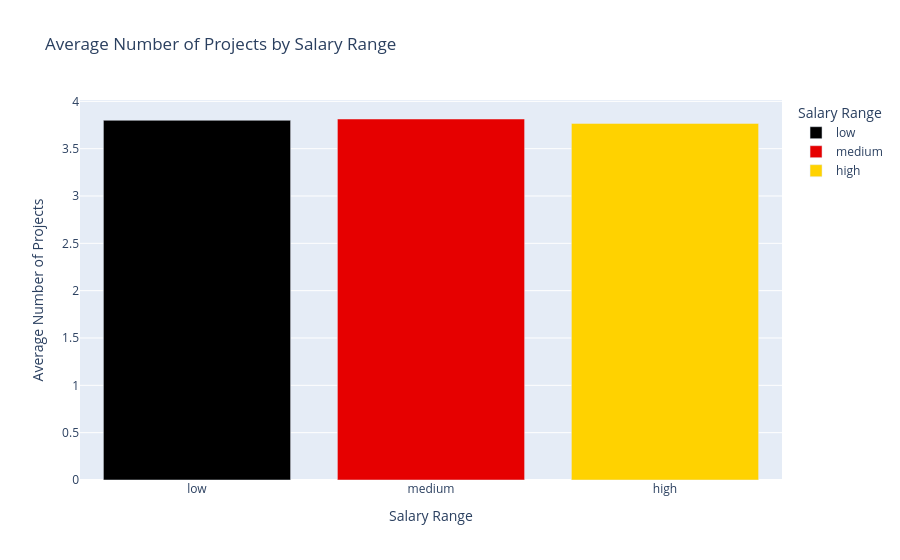

Notebook source saved alongside this figure:
### Markdown cell above
<h1>**Calculating the Average Number of Projects Done and Plotting it against the Salary Types**</h1>

### Code cell
avg_no_of_projects = data_cleaned.groupby('Salary_Range')['number_project'].mean().reset_index() #Finding average number of projects
fig = px.bar(
    avg_no_of_projects,
    x='Salary_Range',
    y='number_project',
    title='Average Number of Projects by Salary Range',
    labels={'Salary_Range': 'Salary Range', 'number_project': 'Average Number of Projects'},
    color='Salary_Range', 
    color_discrete_sequence=px.colors.sequential.Hot  
)
fig.show() #Plotting Average number of projects against different salary types to see whether it is a factor affecting salary or not

### Figure 1 — Plotly figure (JSON) as saved in the notebook; plotly's stock layout.template omitted (floating-point values rounded to 4 significant figures)
{"data": [{"hovertemplate": "Salary Range=%{x}<br>Average Number of Projects=%{y}<extra></extra>", "legendgroup": "low", "marker": {"color": "rgb(0,0,0)", "pattern": {"shape": ""}}, "name": "low", "orientation": "v", "showlegend": true, "textposition": "auto", "type": "bar", "x": ["low"], "xaxis": "x", "y": [3.8], "yaxis": "y"}, {"hovertemplate": "Salary Range=%{x}<br>Average Number of Projects=%{y}<extra></extra>", "legendgroup": "medium", "marker": {"color": "rgb(230,0,0)", "pattern": {"shape": ""}}, "name": "medium", "orientation": "v", "showlegend": true, "textposition": "auto", "type": "bar", "x": ["medium"], "xaxis": "x", "y": [3.814], "yaxis": "y"}, {"hovertemplate": "Salary Range=%{x}<br>Average Number of Projects=%{y}<extra></extra>", "legendgroup": "high", "marker": {"color": "rgb(255,210,0)", "pattern": {"shape": ""}}, "name": "high", "orientation": "v", "showlegend": true, "textposition": "auto", "type": "bar", "x": ["high"], "xaxis": "x", "y": [3.767], "yaxis": "y"}], "layout": {"barmode": "relative", "legend": {"title": {"text": "Salary Range"}, "tracegroupgap": 0}, "title": {"text": "Average Number of Projects by Salary Range"}, "xaxis": {"anchor": "y", "categoryarray": ["low", "medium", "high"], "categoryorder": "array", "domain": [0, 1], "title": {"text": "Salary Range"}}, "yaxis": {"anchor": "x", "domain": [0, 1], "title": {"text": "Average Number of Projects"}}}}
